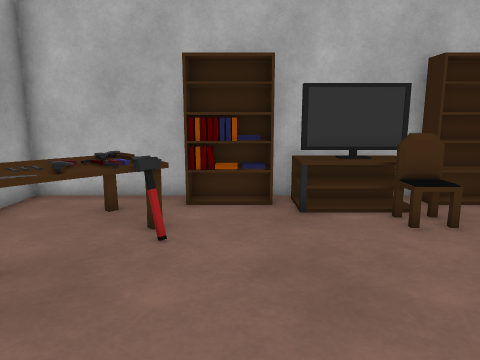
View 1 (above)

16 first-person views from a walk through a Unity game level. The camera is 1.2 m above the floor, tilts 10° down and sees 70° across. The floor is counted in squares, 0.5 m on a side. Each view is taken from the middle of a square. On the plan, view 1 faces up. The plan holds only what a view shows up to about 20 squares ahead; the rest is blank. The place goes on beyond the plan. The player is left out.

View 2
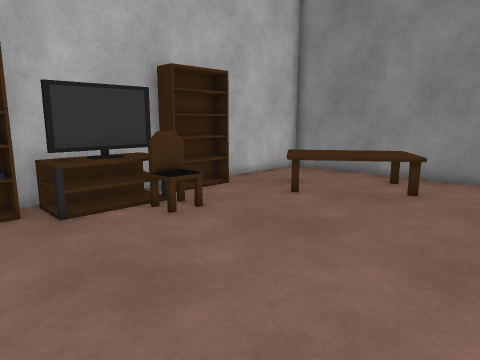

View 3
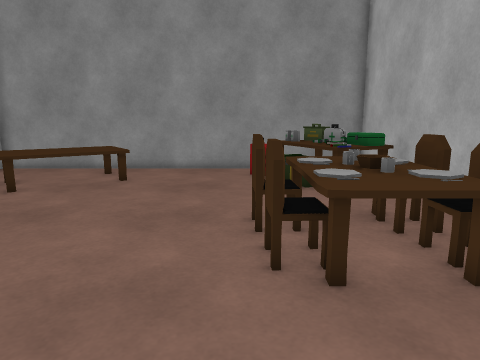

View 4
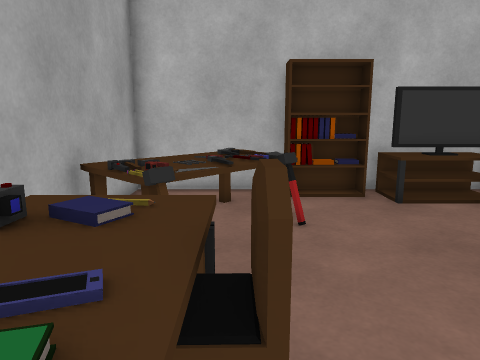

View 5
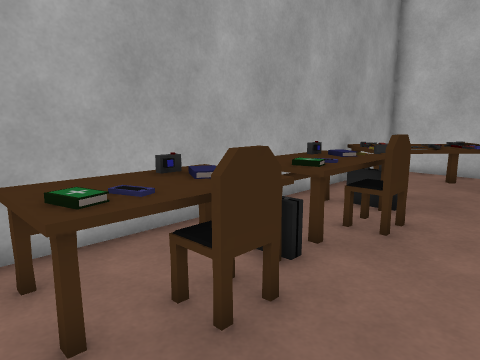

View 6
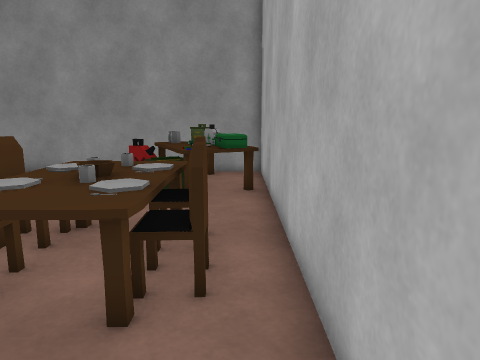

View 7
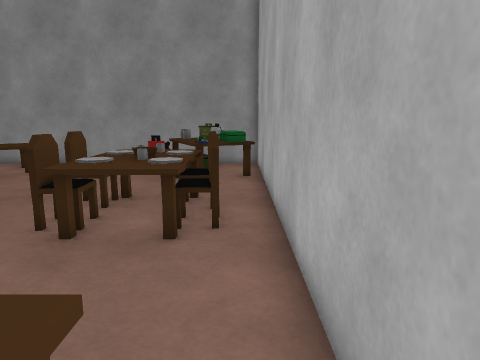

View 8
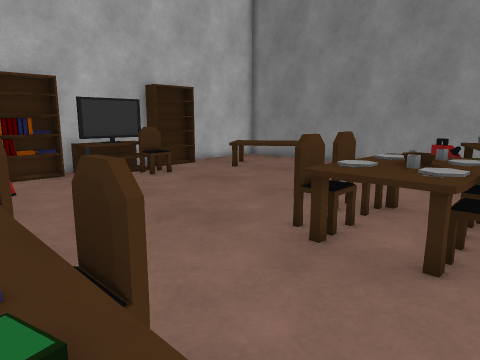

View 9
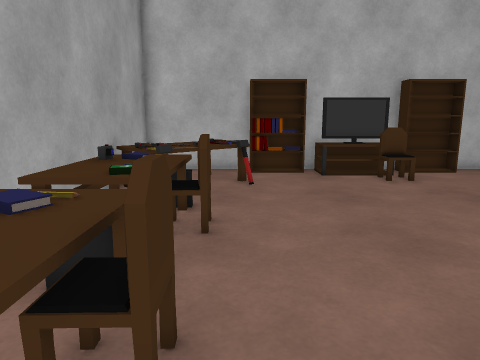

View 10
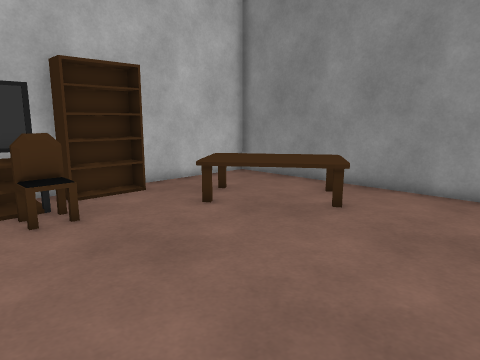

View 11
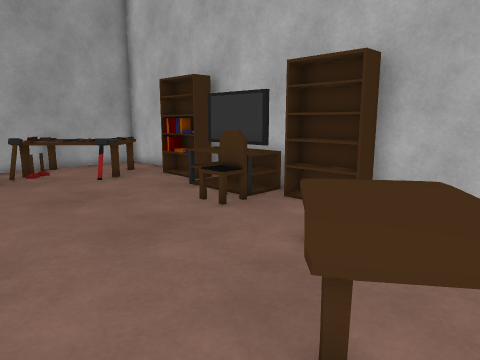

View 12
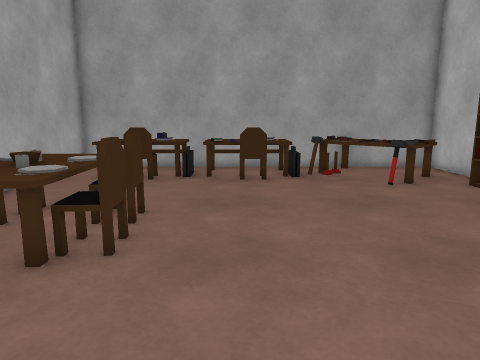

View 13
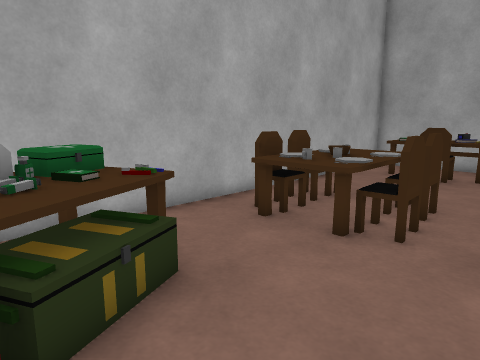

View 14
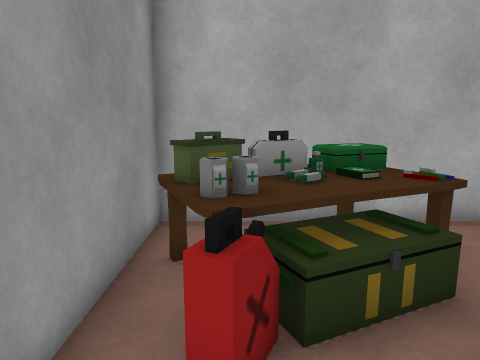

View 15
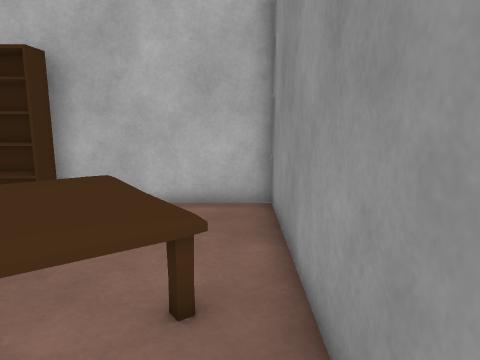

View 16
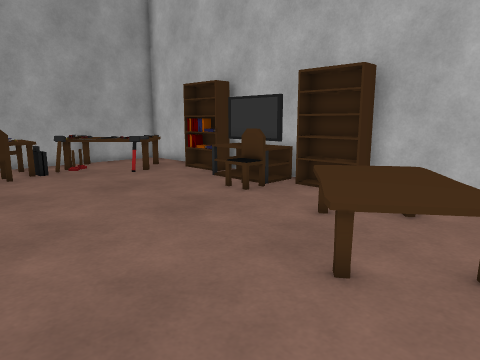

### Floor plan
Key: @ floor where view 1 was taken; # wall or solid block; . floor; = window, fence, low wall or low ledge; ^ raised ledge; B bookshelf; T TV; C chair; H hammer; A table; M mug; W bowl; E medkit; F flashlight; K books; P phone; O other object.
Columns run from 7 left of view 1 to 14 right of it. Each row starts with its distance up from view 1.
 11 ######################
 10    ##BBB#TT^#BBB ....#
  9 #  ## ..=^T^= .......#
  8 # ^^O......#C...AAA..#
  7 #^^OOO.........AAAA..#
  6 #=OOOH.........AAAAA.#
  5 #^FO............AAAAA#
  4 #^^H.............AAA.#
  3 #^^O=................#
  2 #^^KC................#
  1 #^^PC................#
  0 #^^K=..@.............#
 -1 #^^O.......CC........#
 -2 #^KK=....^C^#......O.#
 -3 #^OKC....^OMO^...OOO #
 -4 #^^P#....OOWM^.==OOO=#
 -5 #=^K=....^C^C...OOOE^#
 -6 ##..............==^^^#
 -7 ######################

Positions as (right, up) in squares from view 1, and headings:
1: (0, 0), facing up
2: (-1, 0), facing up-right
3: (-3, -1), facing right
4: (-3, -1), facing up
5: (0, -6), facing up-left
6: (-2, -6), facing right
7: (-5, -6), facing right
8: (-4, -6), facing up-right
9: (-2, -6), facing up
10: (2, -1), facing up-right
11: (12, 1), facing up-left
12: (11, 1), facing left
13: (12, 1), facing down-left
14: (12, 1), facing down
15: (13, 1), facing up
16: (13, -1), facing up-left
